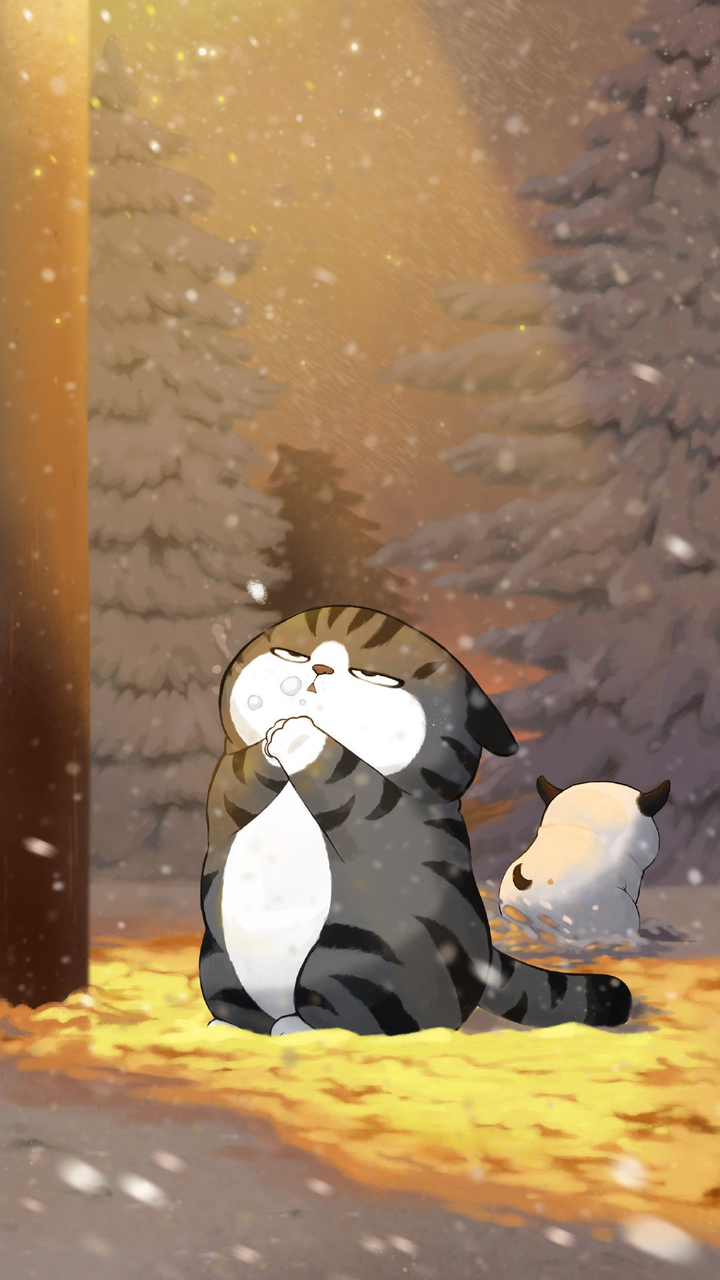
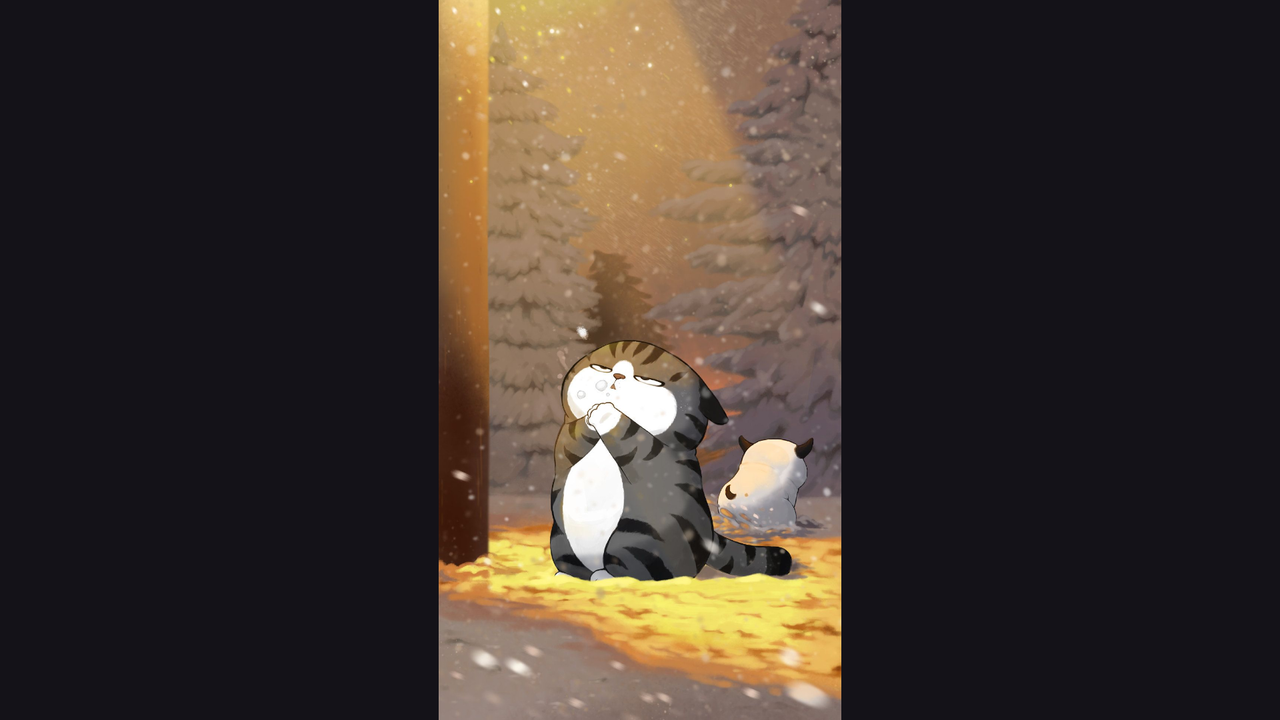

One screen, two layout resources from the same app: the default and the repository's alternative for another configuration. Each is rendered where Android would select it; the XML of both is given below.
<!-- AndroidManifest.xml: application theme Theme.Material3.Dark.NoActionBar -->
<!-- res/layout/fragment_two.xml -->
<?xml version="1.0" encoding="utf-8"?>
<FrameLayout xmlns:android="http://schemas.android.com/apk/res/android"
    xmlns:app="http://schemas.android.com/apk/res-auto"
    xmlns:tools="http://schemas.android.com/tools"
    android:layout_width="match_parent"
    android:layout_height="match_parent"
    tools:context=".TwoFragment">

    <ImageView
        android:id="@+id/imageView3"
        android:layout_width="wrap_content"
        android:layout_height="wrap_content"
        android:scaleType="centerCrop"
        android:src="@drawable/wall2" />
</FrameLayout>
<!-- resources referenced by this layout -->
<resources>
  <!-- drawable wall2: jpg bitmap (drawable, 161945 bytes) -->
</resources>
<!-- res/layout-land/fragment_two.xml (the repository's variant of the layout above) -->
<!-- drawn on the phone turned sideways -->
<?xml version="1.0" encoding="utf-8"?>
<androidx.constraintlayout.widget.ConstraintLayout xmlns:android="http://schemas.android.com/apk/res/android"
    xmlns:app="http://schemas.android.com/apk/res-auto"
    android:layout_width="match_parent"
    android:layout_height="match_parent"
    xmlns:tools="http://schemas.android.com/tools"
    tools:context=".TwoFragment">

    <ImageView
        android:id="@+id/imageView"
        android:layout_width="wrap_content"
        android:layout_height="wrap_content"
        android:scaleType="fitCenter"
        android:src="@drawable/wall2"
        app:layout_constraintBottom_toBottomOf="parent"
        app:layout_constraintEnd_toEndOf="parent"
        app:layout_constraintStart_toStartOf="parent"
        app:layout_constraintTop_toTopOf="parent" />

</androidx.constraintlayout.widget.ConstraintLayout>
